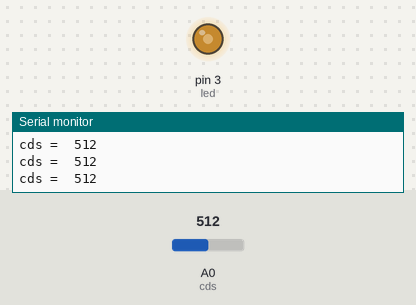
Simulated run of this sketch. Board: Arduino Uno, built with avr-gcc and run on an emulated ATmega328P. Parts: output pins drawn as LEDs (lit = HIGH), the last lines printed to the serial monitor. The inputs (shaded band) are chosen by the test bench; at power-on: A0 (cds) = 512.

Above: at 1.2 s.
1.3 s: A0 (cds) set to 11
At 2.5 s:
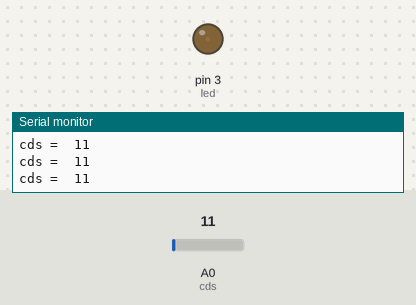
2.8 s: A0 (cds) set to 8
At 3.6 s:
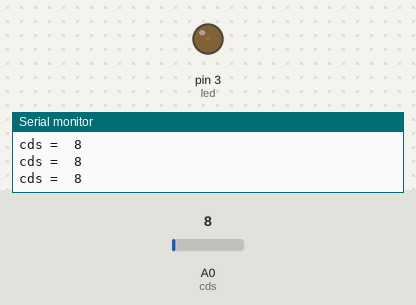
5.8 s: A0 (cds) set to 716
At 6.2 s:
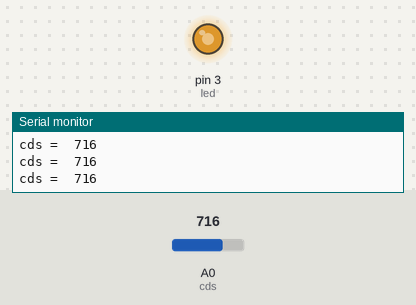
7.3 s: A0 (cds) set to 110
At 8.5 s:
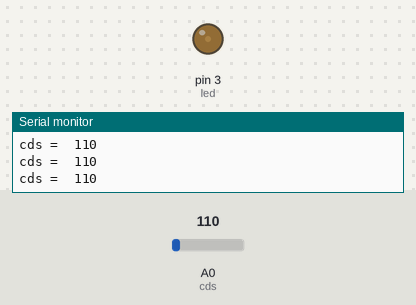
10.3 s: A0 (cds) set to 91
At 11.7 s:
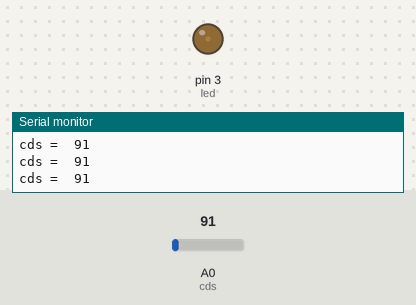
13.3 s: A0 (cds) set to 511
At 14.0 s:
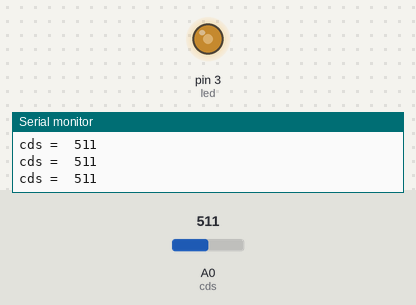
Timing chart, 0 to 15.8 s (numbered marks = the images above; inputs shaded):
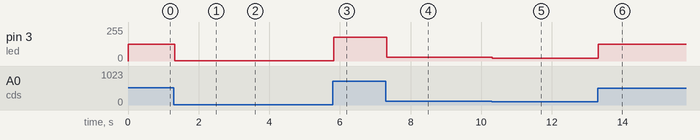

Measured:
- after the input at 1.3 s, pin 3 (led): 127/255 → 2/255 at once
- after the input at 2.8 s, pin 3 (led): 2/255 → 1/255 at once
- after the input at 5.8 s, pin 3 (led): 1/255 → 178/255 at once
- after the input at 7.3 s, pin 3 (led): 178/255 → 27/255 at once
- after the input at 10.3 s, pin 3 (led): 27/255 → 22/255 at once
- after the input at 13.3 s, pin 3 (led): 22/255 → 127/255 at once

The sketch:

CdS.ino
```cpp
/*
  제목    : 조도센서로 어두워지면 LED 켜기
  내용   : 조도센서를 손으로 가려 어둡게 만들면 LED가 켜지도록 해봅시다.
*/

// 조도센서를 A0핀으로 선언하고 led핀을 3번핀으로 선언합니다.
int cds = A0;
int led = 3;

// 실행시 가장 먼저 호출되는 함수이며, 최초 1회만 실행됩니다.
// 변수를 선언하거나 초기화를 위한 코드를 포함합니다.
void setup() {
  Serial.begin(9600);          // 조도센서의 동작 상태를 확인하기 위하여 시리얼 통신을 설정합니다. (전송속도 9600bps)
  pinMode(led, OUTPUT);   // LED 핀을 OUTPUT으로 설정합니다.
}

// setup() 함수가 호출된 이후, loop() 함수가 호출되며,
// 블록 안의 코드를 무한히 반복 실행됩니다.
void loop() {
  // 조도센서로 부터 측정된 밝기 값을 읽어 cdsValue라는 변수에 저장합니다.
  int cdsValue = analogRead(cds);
  int cdsValue_Mapped;

  // 측정된 밝기 값를 시리얼 모니터에 출력합니다.
  Serial.print("cds =  ");
  Serial.println(cdsValue);

  cdsValue_Mapped = map(cdsValue, 0, 1023, 0, 255);
  //cdsValue_Mapped = map_exp(cdsValue_Mapped, 0, 255, 2);

  analogWrite(led, cdsValue_Mapped);

}

float map_exp(float val, float valMin, float valMax, float exponent)
{
  return pow((val - valMin) / (valMax - valMin), exponent) * (valMax - valMin) + valMin;
}
```
